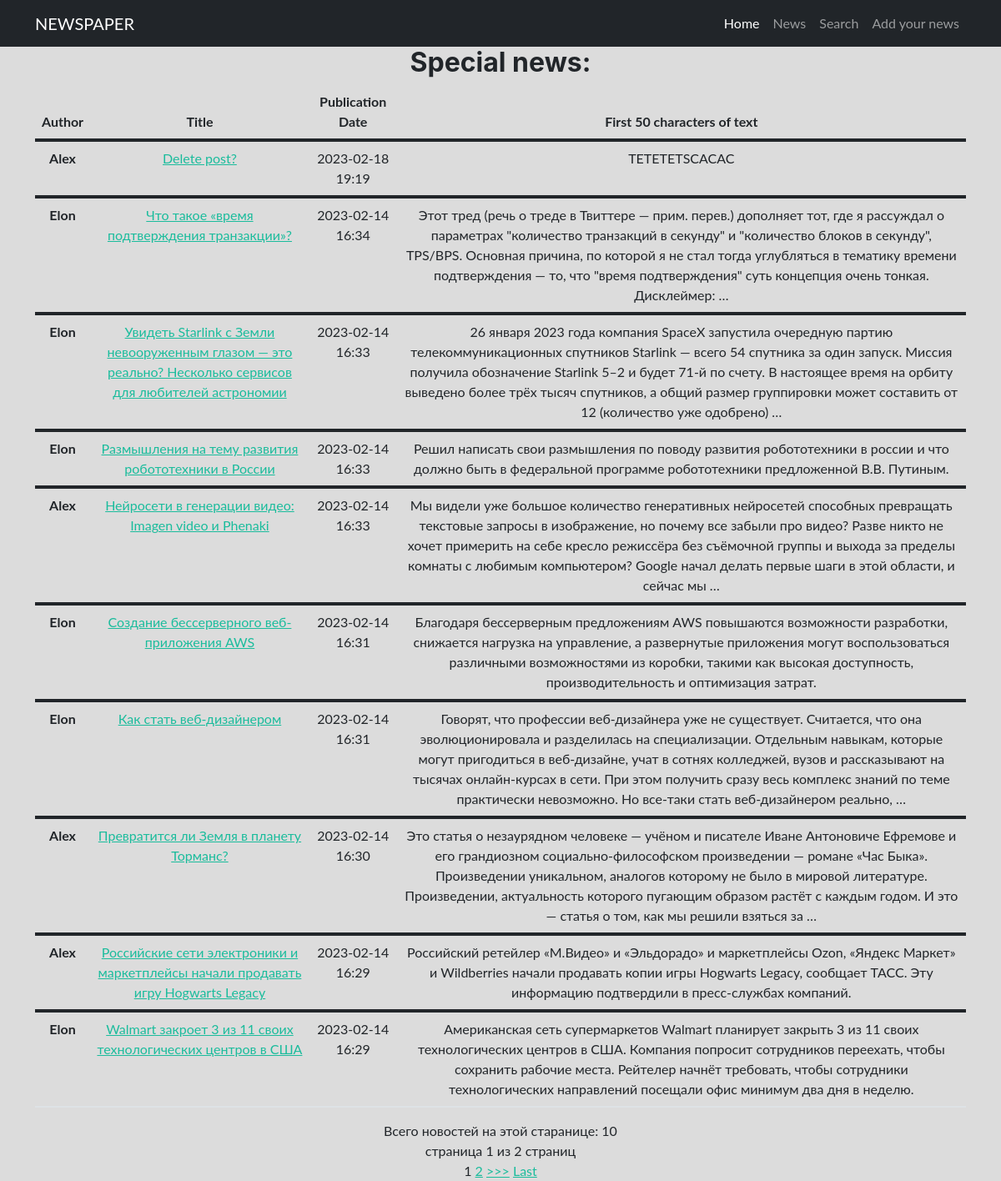
Page /news/ on the committed database.
### news/models.py (models this page shows, shortened)
class Post(models.Model):
    post_link_author = models.ForeignKey(Author, on_delete=models.CASCADE)
    news = 'N'
    articles = 'A'
    CATEGORY_CHOICES = [
        (news, 'Новости'),
        (articles, 'Статьи')
    ]
    categoryType = models.CharField(max_length=1,
                                    choices=CATEGORY_CHOICES,
                                    default=news)
    post_data = models.DateTimeField(auto_now_add=True)  # дата создания объекта
    post_link_category = models.ManyToManyField(Category, through='PostCategory')
    title = models.CharField(max_length=255)
    text = models.TextField()
    rating = models.FloatField(default=0)

class Author(models.Model):
    authors_link_user = models.OneToOneField(User, on_delete=models.CASCADE)
    author_rating = models.FloatField(default=0)
    def __str__(self):
        return self.authors_link_user.username.title()

### news/views.py (the view, shortened to what this page needs)
# urls.py: path('', PostList.as_view()),
class PostList(ListView):
    model = Post # модель Post
    template_name = 'news.html'
    context_object_name = 'news'
    queryset = Post.objects.order_by('-id')  # новости выводятся от старой до самой новой
    paginate_by = 10 # устанавливаем пагинацию на последние добавленные 10 новостей/статей
    form_class = PostForm

### news/templatetags/custom_filters.py (called while the page is built)
@register.filter(name='censor')
def censor(value, arg):
    for i in value.split():
        if i.lower() in ban_words:
            value = value.replace(i, arg)
    return value

### templates/news.html (shortened to what this page needs)
{% extends 'flatpages/default.html' %}
{% load custom_filters %}
{% block content %}
<h2 align="center">Special news:</h2>
{% if news %}
<table class="table">
    <thead class="thead-dark" align="center">
      <tr>
        <th scope="col">Author</th>
        <th scope="col">Title</th>
        <th scope="col">Publication Date</th>
        <th scope="col">First 50 characters of text</th>
      </tr>
    </thead>
    {% for post in object_list %}
    <tbody align="center">
        <tr>
            <th scope="row">{{ post.post_link_author}}</th>
            <td><a href="{% url 'post' post.id %}">{{ post.title|censor:'*****' }}</a></td>
            <td>{{ post.post_data|date:'Y-m-d H:i' }}</td>
            <td>{{ post.text|truncatewords:50|censor:'*****'}}</td>
        </tr>
    </tbody>
        {% endfor %}
</table>
    {% if is_paginated %}
    <div align="center">
        Всего новостей на этой старанице: {{ news | length }}
        <br>
        страница {{ page_obj.number}} из {{ page_obj.paginator.num_pages }} страниц
        <br>
        {% for num in page_obj.paginator.page_range %}
            {% if page_obj.number == num %}
                <a>{{ num }}</a>
            {% elif num > page_obj.number|add:'-3' and num < page_obj.number|add:'3' %}
                <a href="?page={{ num }}">{{ num }}</a>
            {% endif %}
        {% endfor %}
        {% if page_obj.has_next %}
            <a href="?page={{ page_obj.next_page_number }}">>>></a>
            <a href="?page={{ page_obj.paginator.num_pages }}">Last</a>
        {% endif %}
    </div>
    {% endif%}
{% else %}
    <h1>Новостей нет</h1>
{% endif %}
{% endblock content %}

### rows in the picture
Post: post_link_author "Alex", title|censor "Delete post?", post_data "2023-02-18 19:19", text|censor "TETETETSCACAC"
Post: post_link_author "Elon", title|censor "Что такое «время подтверждения транзакции»?", post_data "2023-02-14 16:34", text|censor "Этот тред (речь о треде в Твиттере — прим. перев.) дополняет тот, где я рассуждал о параметрах \"количество транзакций в секунду\" и \"количество блоков в секунду\", TPS/BPS. Основная причина, по которой я не стал тогда углубляться в тематику времени подтверждения — то, что \"время подтверждения\" суть концепция очень тонкая. Дисклеймер: …"
Post: post_link_author "Elon", title|censor "Увидеть Starlink с Земли невооруженным глазом — это реально? Несколько сервисов для любителей астрономии", post_data "2023-02-14 16:33", text|censor "26 января 2023 года компания SрасеХ запустила очередную партию телекоммуникационных спутников Starlink — всего 54 спутника за один запуск. Миссия получила обозначение Starlink 5–2 и будет 71-й по счету. В настоящее время на орбиту выведено более трёх тысяч спутников, а общий размер группировки может составить от 12 (количество уже одобрено) …"
Post: post_link_author "Elon", title|censor "Размышления на тему развития робототехники в России", post_data "2023-02-14 16:33", text|censor "Решил написать свои размышления по поводу развития робототехники в россии и что должно быть в федеральной программе робототехники предложенной В.В. Путиным."
Post: post_link_author "Alex", title|censor "Нейросети в генерации видео: Imagen video и Phenaki", post_data "2023-02-14 16:33", text|censor "Мы видели уже большое количество генеративных нейросетей способных превращать текстовые запросы в изображение, но почему все забыли про видео? Разве никто не хочет примерить на себе кресло режиссёра без съёмочной группы и выхода за пределы комнаты с любимым компьютером? Google начал делать первые шаги в этой области, и сейчас мы …"
Post: post_link_author "Elon", title|censor "Создание бессерверного веб-приложения AWS", post_data "2023-02-14 16:31", text|censor "Благодаря бессерверным предложениям AWS повышаются возможности разработки, снижается нагрузка на управление, а развернутые приложения могут воспользоваться различными возможностями из коробки, такими как высокая доступность, производительность и оптимизация затрат."
Post: post_link_author "Elon", title|censor "Как стать веб-дизайнером", post_data "2023-02-14 16:31", text|censor "Говорят, что профессии веб-дизайнера уже не существует. Считается, что она эволюционировала и разделилась на специализации. Отдельным навыкам, которые могут пригодиться в веб-дизайне, учат в сотнях колледжей, вузов и рассказывают на тысячах онлайн-курсах в сети. При этом получить сразу весь комплекс знаний по теме практически невозможно. Но все-таки стать веб-дизайнером реально, …"
Post: post_link_author "Alex", title|censor "Превратится ли Земля в планету Торманс?", post_data "2023-02-14 16:30", text|censor "Это статья о незаурядном человеке — учёном и писателе Иване Антоновиче Ефремове и его грандиозном социально‑философском произведении — романе «Час Быка». Произведении уникальном, аналогов которому не было в мировой литературе. Произведении, актуальность которого пугающим образом растёт с каждым годом. И это — статья о том, как мы решили взяться за …"
Post: post_link_author "Alex", title|censor "Российские сети электроники и маркетплейсы начали продавать игру Hogwarts Legacy", post_data "2023-02-14 16:29", text|censor "Российский ретейлер «М.Видео» и «Эльдорадо» и маркетплейсы Ozon, «Яндекс Маркет» и Wildberries начали продавать копии игры Hogwarts Legacy, сообщает ТАСС. Эту информацию подтвердили в пресс‑службах компаний."
Post: post_link_author "Elon", title|censor "Walmart закроет 3 из 11 своих технологических центров в США", post_data "2023-02-14 16:29", text|censor "Американская сеть супермаркетов Walmart планирует закрыть 3 из 11 своих технологических центров в США. Компания попросит сотрудников переехать, чтобы сохранить рабочие места. Рейтелер начнёт требовать, чтобы сотрудники технологических направлений посещали офис минимум два дня в неделю."

### other values in the picture
{{ news | length }} "10"
{{ page_obj.number }} "1"
{{ page_obj.paginator.num_pages }} "2"
{{ num }} "1"
{{ num }} "2"
